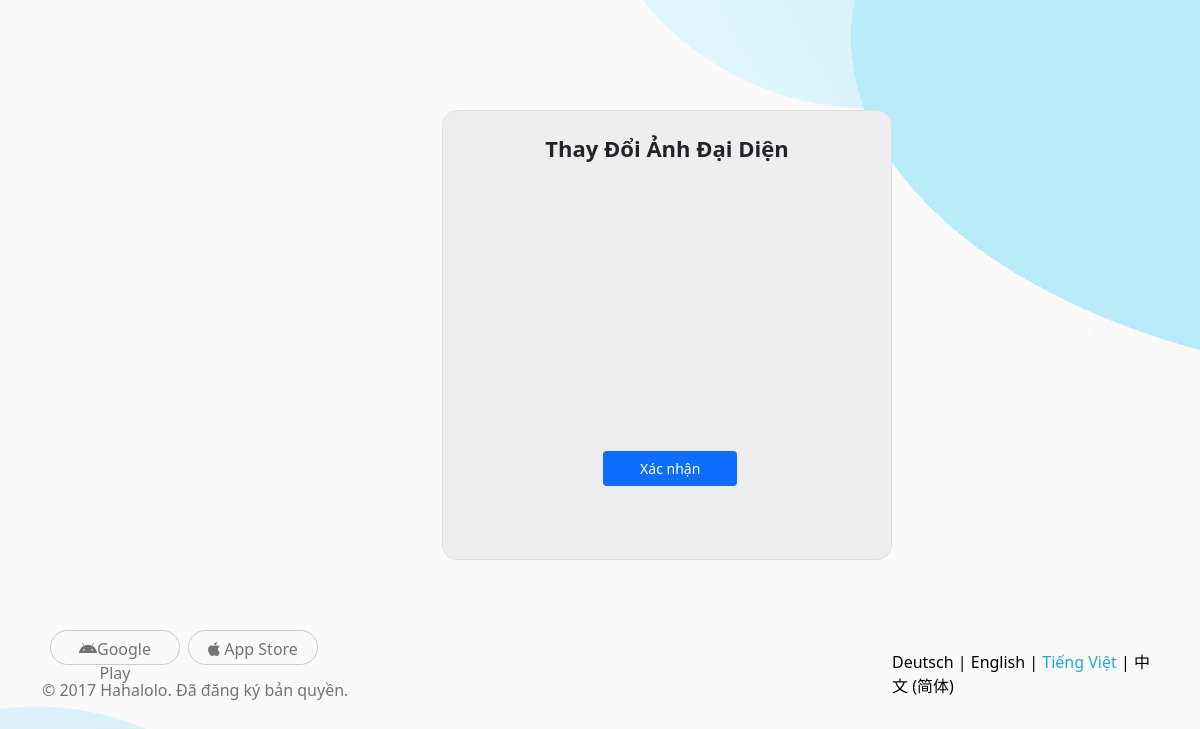
Page /Update_avatar/changeAvater.php on the earlier database version.
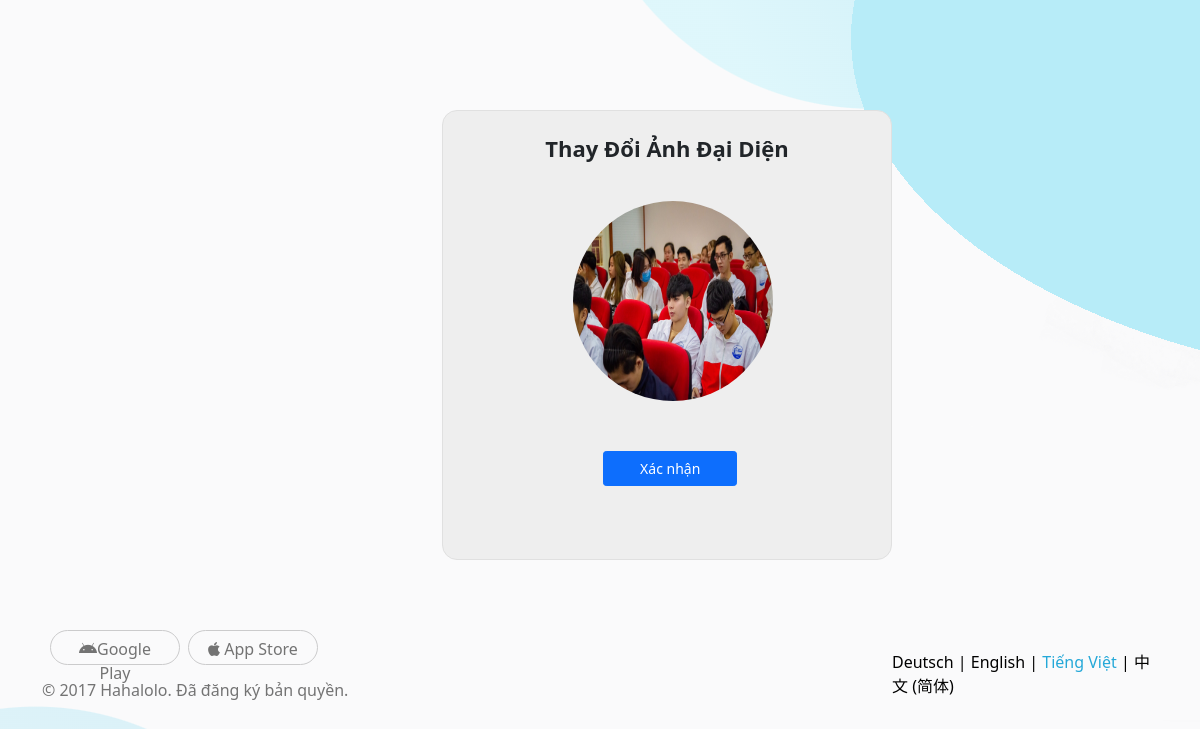
Same page on the later database version.
### tables this page shows
CREATE TABLE `avatar` (
  `id` int(11) NOT NULL,
  `file_name` varchar(255) NOT NULL,
  `upload_on` datetime NOT NULL,
  `name` varchar(255) NOT NULL
);

### Update_avatar/changeAvater.php (the view, shortened to what this page needs)
<!DOCTYPE html>
<html lang="en">
<head>
    <link rel="stylesheet" href="https://cdnjs.cloudflare.com/ajax/libs/font-awesome/5.15.1/css/all.min.css" />
    <link href="https://cdn.jsdelivr.net/npm/bootstrap@5.0.2/dist/css/bootstrap.min.css" rel="stylesheet">
    <link rel="stylesheet" href="styler.css">
</head>
<body></body>
    <div class="container my_container ">
        <div class="row">
            <div class="col-md-12">
                <div class="container_right_form">
                    <div class="form_login" action="process-login.php" method="POST" style="margin-left: 250px; background-color: #EEEEEE;"  >
                        <h6 class="text-center">Thay Đổi Ảnh Đại Diện</h6>
                        <form action="upload.php" method="post" enctype="multipart/form-data" id="myform " >
                            <div style="margin-left: 130px;">
                                <label class="avatar" for="uploadAvatar" style="display: inline-block; position: relative; overflow: hidden; width: 200px; height: 200px; border-radius: 50%;  cursor: pointer">
                                    <span class="embed-avatar" >
                                        <?php
                                        include 'dbConfig.php';
                                        $query = $db->query("SELECT  * FROM avatar ");
                                        if($query->num_rows > 0){
                                            while($row = $query->fetch_assoc()){
                                                $imageURL = 'uploads/'.$row["file_name"];
                                        ?>
                                            <img src="<?php echo $imageURL; ?>" width="100%" height="100%" alt="" style="position: absolute; z-index: 1;">
                                        <?php }
                                        }else{ ?>
                                        <?php } ?>
                                    </span>
                                </label>
                            </div>
                            <div class="alert  text-center text-danger fw-bold text-uppercase" role="alert" style="width: 80%; margin-left: 50px;">
                            </div>
                            <input type="submit" class="btn btn-primary btn-sm "  name="submit" value="Xác nhận" id="but_upload"  style="width: 30%; margin-left: 160px; height: 35px;"  >
                        </form>
                      </div>
                </div>
            </div>
        </div>
        <div class="row my_row_dangnhap" style="margin-top: 40px;">
            <div class="col-md-6">
                <div class="container_left_btn">
                    <button type="submit" class="btn btn_store "><i class="fab fa-android"></i>Google Play</button> <br>
                    <button type="submit" class="btn btn_store "><i class="fab fa-apple"></i> App Store</button> <br> <br>
                </div>
                <p style="color: rgba(0, 0, 0, 0.54);">© 2017 Hahalolo. Đã đăng ký bản quyền.</p>
            </div>
            <div class="col-md-6">
                <div class="container_right_btn">
                    <a href="">Deutsch | English | <span>Tiếng Việt</span> | 中文 (简体)</a>
                </div>
            </div>
        </div>
    </div>
</body>
</html>

Differences in the rows shown:
added avatar: file_name (picture)
